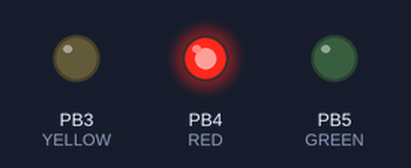
The sketch below on a simulated ATtiny85, built with avr-gcc and run on an emulated ATtiny85. On the bench: output pins drawn as LEDs (lit = HIGH).

Above: at 1.5 s.
At 4.5 s:
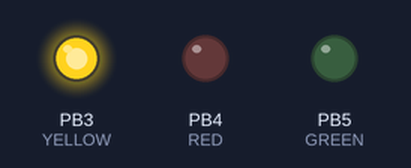
At 7.5 s:
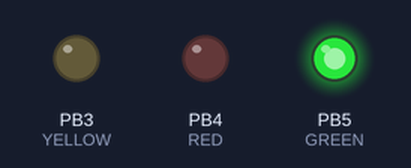
Timing chart, 0 to 11.7 s (numbered marks = the images above):
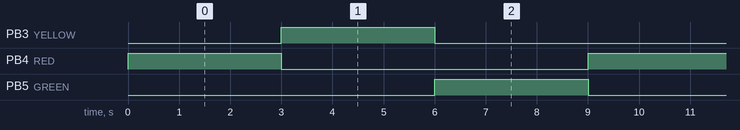

The sketch:

sketch.ino
```cpp
const int RED = PB4;
const int YELLOW = PB3;
const int GREEN = PB5;

void setup() {
  pinMode(RED,  OUTPUT);
  pinMode(YELLOW,  OUTPUT);
  pinMode(GREEN,  OUTPUT);
}

void loop() {
  semaphor(HIGH, LOW, LOW);
  delay(3000);
  semaphor(LOW, HIGH, LOW);
  delay(3000);
  semaphor(LOW, LOW, HIGH);
  delay(3000);
}

void semaphor(int red, int yellow, int green) {
  digitalWrite(RED,  red);
  digitalWrite(YELLOW,  yellow);
  digitalWrite(GREEN,  green);
}
```

Measured:
- by itself, PB3 (YELLOW), PB4 (RED), PB5 (GREEN): alternates HIGH for 3.0 s and LOW for 6.0 s
- by itself, everything shown: repeats every 9.0 s, in 3 steps
